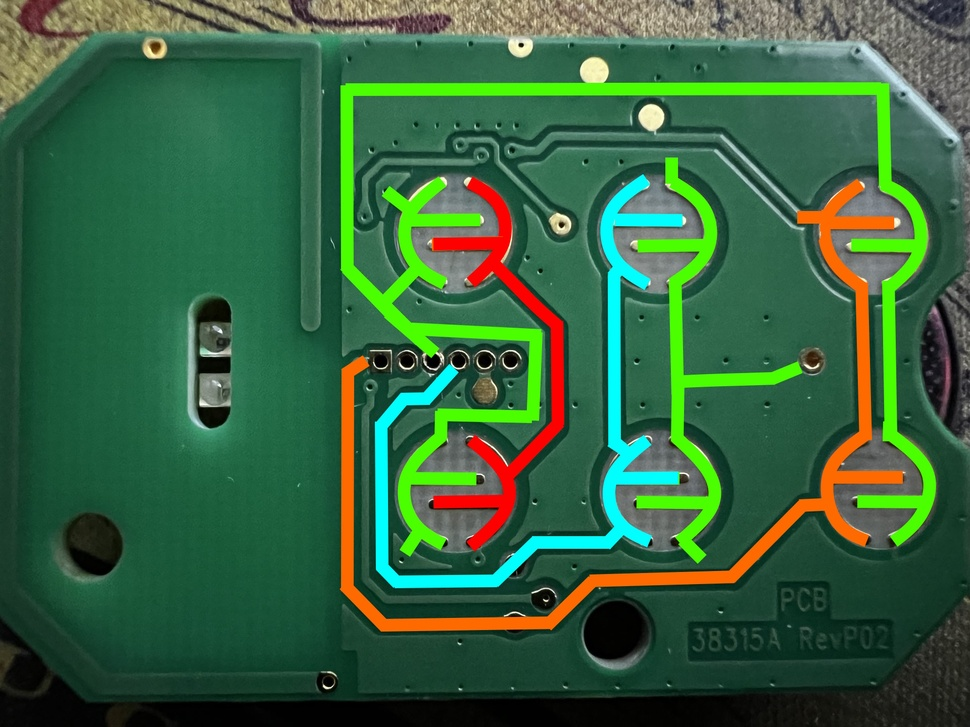
#> input picture applications_user/genie-recorder/wiring-2.jpg, 970 x 727 px, shrunk from 1920 x 1440 before the run
$ python imgmirror.py ../../../genie-recorder/wiring-2.jpg
#> lines starting #> are read from the running program, lines starting #| are printed output that depends on the picture
#images to sheet

import sys
import os
from PIL import Image
from PIL import ImageOps

if (len(sys.argv) != 2):
  sys.stderr.write("No images to process.\n")
  sys.exit(-1)

imagepath = sys.argv[1]
if os.path.isfile(imagepath):
  imagepath = os.path.dirname(os.path.abspath(imagepath))
imagepath += os.sep

images = []
for f in os.listdir(imagepath):
  if os.path.isfile(imagepath + f):
    images.append(f)
#> pass 2 of the loop `for f in os.listdir(imagepath):`:

for i in range(len(images)):
  img = Image.open(imagepath + images[i]).convert("RGBA")
  new = ImageOps.mirror(img)
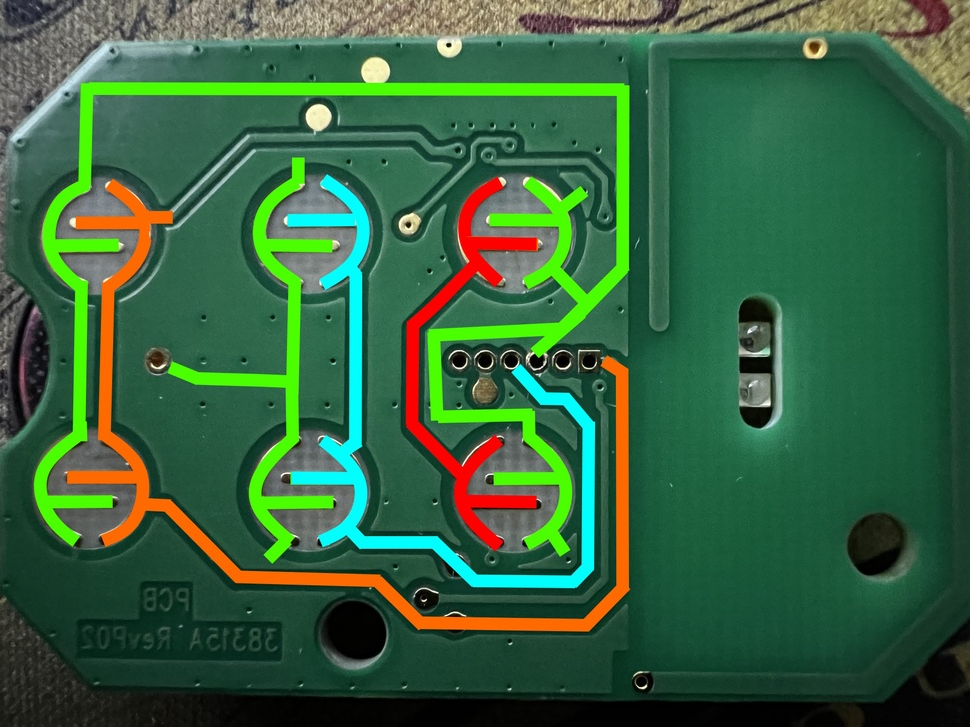
#> new: PIL image 970x727 RGBA; mean R, G, B, A 55.2, 98.8, 63.9, 255
  new.save(imagepath + images[i])
#> pass 2 of the loop `for i in range(len(images)):`:
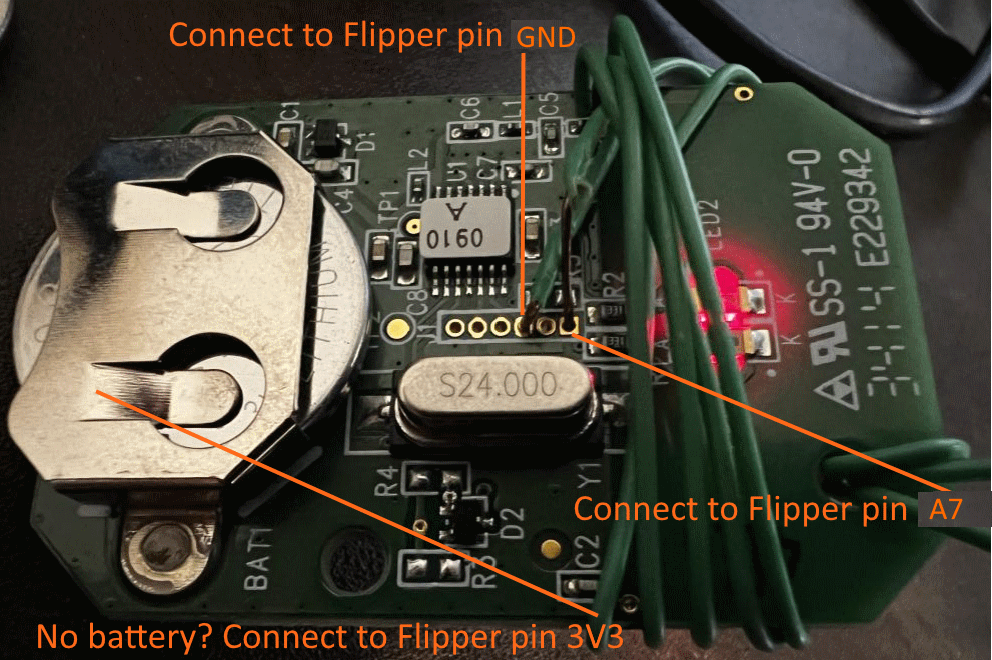
#> input picture applications_user/genie-recorder/wiring.png, 992 x 660 px
#> img is the input picture: PIL image 992x660 RGBA; mean R, G, B, A 73.7, 69.4, 57.3, 254.8
#> `new = ImageOps.mirror(img)`:
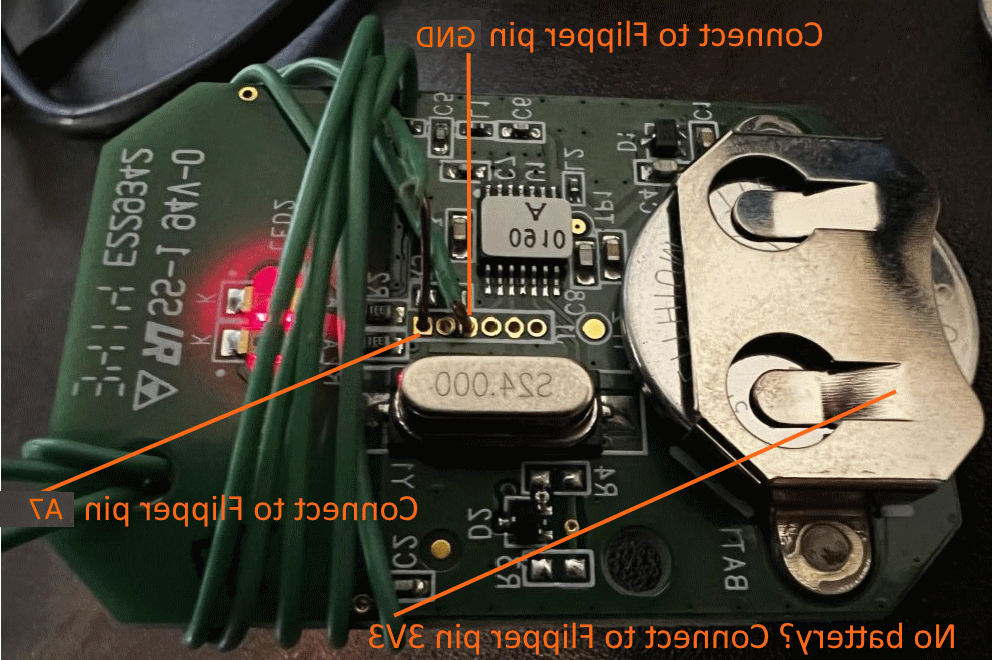
#> new: PIL image 992x660 RGBA; mean R, G, B, A 73.7, 69.4, 57.3, 254.8; transparent parts drawn white
